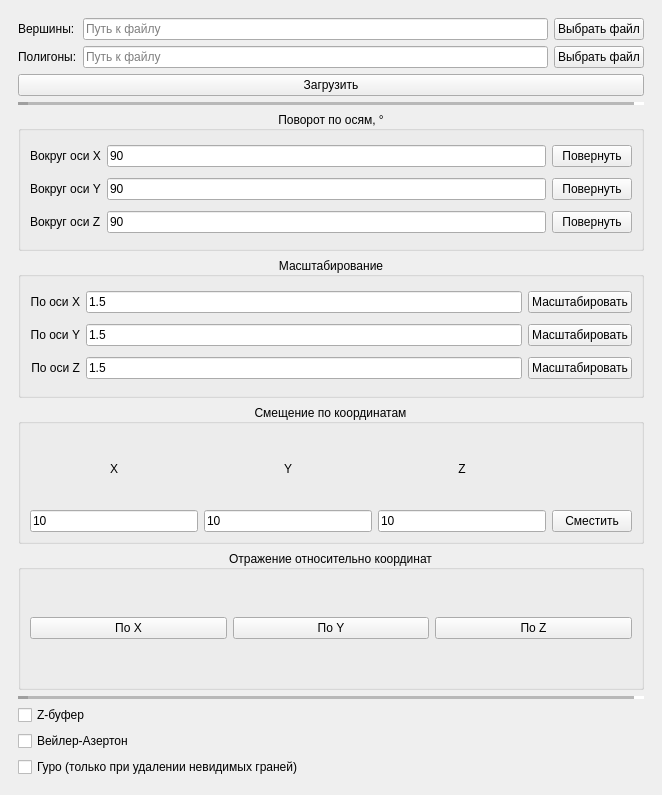
<?xml version="1.0" encoding="UTF-8"?>
<ui version="4.0">
 <class>Cristall</class>
 <widget class="QMainWindow" name="Cristall">
  <property name="geometry">
   <rect>
    <x>0</x>
    <y>0</y>
    <width>662</width>
    <height>795</height>
   </rect>
  </property>
  <property name="windowTitle">
   <string>Cristall</string>
  </property>
  <widget class="QWidget" name="centralwidget">
   <layout class="QHBoxLayout" name="horizontalLayout">
    <item>
     <layout class="QVBoxLayout" name="canvasLayout">
      <property name="sizeConstraint">
       <enum>QLayout::SetNoConstraint</enum>
      </property>
     </layout>
    </item>
    <item>
     <widget class="QWidget" name="mainWidget" native="true">
      <layout class="QVBoxLayout" name="mainLayout">
       <item>
        <layout class="QGridLayout" name="loadingGrid">
         <property name="spacing">
          <number>6</number>
         </property>
         <item row="0" column="0">
          <widget class="QLabel" name="labelVertsPath">
           <property name="text">
            <string>Вершины:</string>
           </property>
          </widget>
         </item>
         <item row="0" column="1">
          <widget class="QLineEdit" name="uiPathPoints">
           <property name="readOnly">
            <bool>true</bool>
           </property>
           <property name="placeholderText">
            <string>Путь к файлу</string>
           </property>
          </widget>
         </item>
         <item row="0" column="2">
          <widget class="QPushButton" name="selectVerts">
           <property name="text">
            <string>Выбрать файл</string>
           </property>
          </widget>
         </item>
         <item row="1" column="0">
          <widget class="QLabel" name="labelPolysPath">
           <property name="text">
            <string>Полигоны:</string>
           </property>
          </widget>
         </item>
         <item row="1" column="1">
          <widget class="QLineEdit" name="uiPathPolygons">
           <property name="readOnly">
            <bool>true</bool>
           </property>
           <property name="placeholderText">
            <string>Путь к файлу</string>
           </property>
          </widget>
         </item>
         <item row="1" column="2">
          <widget class="QPushButton" name="selectPolys">
           <property name="text">
            <string>Выбрать файл</string>
           </property>
          </widget>
         </item>
        </layout>
       </item>
       <item>
        <layout class="QHBoxLayout" name="layoutUpload">
         <item>
          <widget class="QPushButton" name="pushButtonLoadFiles">
           <property name="text">
            <string>Загрузить</string>
           </property>
          </widget>
         </item>
        </layout>
       </item>
       <item>
        <widget class="Line" name="lineUpload">
         <property name="lineWidth">
          <number>10</number>
         </property>
         <property name="midLineWidth">
          <number>5</number>
         </property>
         <property name="orientation">
          <enum>Qt::Horizontal</enum>
         </property>
        </widget>
       </item>
       <item>
        <widget class="QGroupBox" name="groupBoxTurn">
         <property name="title">
          <string>Поворот по осям, °</string>
         </property>
         <property name="alignment">
          <set>Qt::AlignCenter</set>
         </property>
         <layout class="QGridLayout" name="gridLayout_3">
          <item row="0" column="2">
           <widget class="QPushButton" name="pushButtonTurnX">
            <property name="text">
             <string>Повернуть</string>
            </property>
           </widget>
          </item>
          <item row="0" column="0">
           <widget class="QLabel" name="turnX">
            <property name="text">
             <string>Вокруг оси X</string>
            </property>
           </widget>
          </item>
          <item row="0" column="1">
           <widget class="QLineEdit" name="lineEditTurnX">
            <property name="text">
             <string>90</string>
            </property>
           </widget>
          </item>
          <item row="1" column="0">
           <widget class="QLabel" name="turnY">
            <property name="text">
             <string>Вокруг оси Y</string>
            </property>
           </widget>
          </item>
          <item row="2" column="0">
           <widget class="QLabel" name="turnZ">
            <property name="text">
             <string>Вокруг оси Z</string>
            </property>
           </widget>
          </item>
          <item row="1" column="1">
           <widget class="QLineEdit" name="lineEditTurnY">
            <property name="text">
             <string>90</string>
            </property>
           </widget>
          </item>
          <item row="2" column="1">
           <widget class="QLineEdit" name="lineEditTurnZ">
            <property name="text">
             <string>90</string>
            </property>
           </widget>
          </item>
          <item row="1" column="2">
           <widget class="QPushButton" name="pushButtonTurnY">
            <property name="text">
             <string>Повернуть</string>
            </property>
           </widget>
          </item>
          <item row="2" column="2">
           <widget class="QPushButton" name="pushButtonTurnZ">
            <property name="text">
             <string>Повернуть</string>
            </property>
           </widget>
          </item>
         </layout>
        </widget>
       </item>
       <item>
        <widget class="QGroupBox" name="groupBoxScale">
         <property name="enabled">
          <bool>true</bool>
         </property>
         <property name="title">
          <string>Масштабирование</string>
         </property>
         <property name="alignment">
          <set>Qt::AlignCenter</set>
         </property>
         <layout class="QGridLayout" name="gridLayout">
          <item row="2" column="0">
           <widget class="QLabel" name="scaleY">
            <property name="text">
             <string>По оси Y</string>
            </property>
            <property name="alignment">
             <set>Qt::AlignRight|Qt::AlignTrailing|Qt::AlignVCenter</set>
            </property>
           </widget>
          </item>
          <item row="2" column="1">
           <widget class="QLineEdit" name="lineEditScaleY">
            <property name="text">
             <string>1.5</string>
            </property>
           </widget>
          </item>
          <item row="2" column="2">
           <widget class="QPushButton" name="pushButtonScaleY">
            <property name="text">
             <string>Масштабировать</string>
            </property>
           </widget>
          </item>
          <item row="1" column="1">
           <widget class="QLineEdit" name="lineEditScaleX">
            <property name="text">
             <string>1.5</string>
            </property>
           </widget>
          </item>
          <item row="1" column="0">
           <widget class="QLabel" name="scaleX">
            <property name="text">
             <string>По оси X</string>
            </property>
            <property name="alignment">
             <set>Qt::AlignRight|Qt::AlignTrailing|Qt::AlignVCenter</set>
            </property>
           </widget>
          </item>
          <item row="1" column="2">
           <widget class="QPushButton" name="pushButtonScaleX">
            <property name="text">
             <string>Масштабировать</string>
            </property>
           </widget>
          </item>
          <item row="3" column="0">
           <widget class="QLabel" name="scaleZ">
            <property name="text">
             <string>По оси Z</string>
            </property>
            <property name="alignment">
             <set>Qt::AlignRight|Qt::AlignTrailing|Qt::AlignVCenter</set>
            </property>
           </widget>
          </item>
          <item row="3" column="1">
           <widget class="QLineEdit" name="lineEditScaleZ">
            <property name="text">
             <string>1.5</string>
            </property>
           </widget>
          </item>
          <item row="3" column="2">
           <widget class="QPushButton" name="pushButtonScaleZ">
            <property name="text">
             <string>Масштабировать</string>
            </property>
           </widget>
          </item>
         </layout>
        </widget>
       </item>
       <item>
        <widget class="QGroupBox" name="groupBoxMove">
         <property name="title">
          <string>Смещение по координатам</string>
         </property>
         <property name="alignment">
          <set>Qt::AlignCenter</set>
         </property>
         <layout class="QGridLayout" name="gridLayout_2">
          <item row="0" column="1">
           <widget class="QLabel" name="moveY">
            <property name="text">
             <string>Y</string>
            </property>
            <property name="alignment">
             <set>Qt::AlignCenter</set>
            </property>
           </widget>
          </item>
          <item row="0" column="2">
           <widget class="QLabel" name="moveZ">
            <property name="text">
             <string>Z</string>
            </property>
            <property name="alignment">
             <set>Qt::AlignCenter</set>
            </property>
           </widget>
          </item>
          <item row="1" column="0">
           <widget class="QLineEdit" name="lineEditMoveX">
            <property name="text">
             <string>10</string>
            </property>
           </widget>
          </item>
          <item row="1" column="2">
           <widget class="QLineEdit" name="lineEditMoveZ">
            <property name="text">
             <string>10</string>
            </property>
           </widget>
          </item>
          <item row="0" column="0">
           <widget class="QLabel" name="moveX">
            <property name="text">
             <string>X</string>
            </property>
            <property name="alignment">
             <set>Qt::AlignCenter</set>
            </property>
           </widget>
          </item>
          <item row="1" column="1">
           <widget class="QLineEdit" name="lineEditMoveY">
            <property name="text">
             <string>10</string>
            </property>
           </widget>
          </item>
          <item row="1" column="3">
           <widget class="QPushButton" name="pushButtonMove">
            <property name="text">
             <string>Сместить</string>
            </property>
           </widget>
          </item>
         </layout>
        </widget>
       </item>
       <item>
        <widget class="QGroupBox" name="groupBoxReflection">
         <property name="title">
          <string>Отражение относительно координат</string>
         </property>
         <property name="alignment">
          <set>Qt::AlignCenter</set>
         </property>
         <layout class="QHBoxLayout" name="horizontalLayout_2">
          <item>
           <widget class="QPushButton" name="pushButtonReflectX">
            <property name="text">
             <string>По X</string>
            </property>
           </widget>
          </item>
          <item>
           <widget class="QPushButton" name="pushButtonReflectY">
            <property name="text">
             <string>По Y</string>
            </property>
           </widget>
          </item>
          <item>
           <widget class="QPushButton" name="pushButtonReflectZ">
            <property name="text">
             <string>По Z</string>
            </property>
           </widget>
          </item>
         </layout>
        </widget>
       </item>
       <item>
        <widget class="Line" name="lineCheckbox">
         <property name="lineWidth">
          <number>10</number>
         </property>
         <property name="midLineWidth">
          <number>5</number>
         </property>
         <property name="orientation">
          <enum>Qt::Horizontal</enum>
         </property>
        </widget>
       </item>
       <item>
        <widget class="QCheckBox" name="checkBoxZBuffer">
         <property name="text">
          <string>Z-буфер</string>
         </property>
        </widget>
       </item>
       <item>
        <widget class="QCheckBox" name="checkBoxVeyler">
         <property name="text">
          <string>Вейлер-Азертон</string>
         </property>
        </widget>
       </item>
       <item>
        <widget class="QCheckBox" name="checkBoxGuro">
         <property name="text">
          <string>Гуро (только при удалении невидимых граней)</string>
         </property>
        </widget>
       </item>
      </layout>
     </widget>
    </item>
   </layout>
  </widget>
 </widget>
 <resources/>
 <connections/>
</ui>
